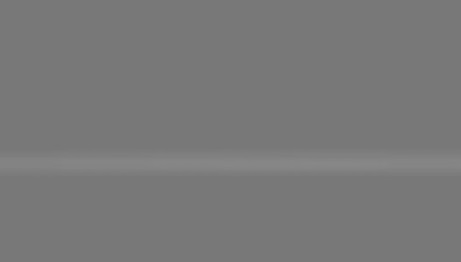
#> input picture data/input_image1.png, 461 x 262 px
$ python main.py
#> lines starting #> are read from the running program, lines starting #| are printed output that depends on the picture; after the words box and inside, x2 and y2 are one past the last pixel; in counts of white or black regions, pixels touching at a corner belong together
#> further down, input_image is the input picture: shape (262, 461); min 119, max 136, mean 120.9
### utils/dct.py
import numpy as np  # 导入NumPy库，用于数组操作
import cv2  # 导入OpenCV库，用于图像处理


def apply_dct(image):
    """
    对输入的图像进行离散余弦变换（DCT），并保留低频直流系数。

    参数：
        image (numpy.ndarray): 输入的灰度图像。

    返回：
        numpy.ndarray: DCT系数矩阵，其中仅保留低频分量。
    """
    # 对图像进行DCT变换，转换到频域
    # zy:DCT能够将图像数据转换到一个能量更加集中的域，从而便于压缩,通常在浮点数上进行计算，因为这样可以提供更好的数值稳定性和精度
    # cv2.dct():用于计算一维或二维的离散余弦变换
    # DCT变换后的系数可能会有正有负，而且由于变换的特性，大多数系数会集中在数组的左上角（对于二维DCT），这表示图像的能量主要集中在低频部分
    # 低频成分代表了图像中缓慢变化的区域
    dct_coeffs = cv2.dct(np.float32(image))

    # 保留频域中低频部分的直流分量
    # 将第一行以外的所有行置零，仅保留第一行
    dct_coeffs[1:, :] = 0
    # 将第一列以外的所有列置零，仅保留第一列
    dct_coeffs[:, 1:] = 0
#> dct_coeffs: shape (262, 461) float32; values 0 (black) and 42004.3 (white), 0% white in thin lines or dots, all inside (x1, y1, x2, y2) = (0, 0, 1, 1)

    # 返回处理后的DCT系数矩阵
    return dct_coeffs


def apply_idct(dct_coeffs):
    """
    基于DCT系数进行背景重建，通过逆DCT（IDCT）从频域回到空间域。

    参数：
        dct_coeffs (numpy.ndarray): DCT系数矩阵，其中仅保留低频分量。

    返回：
        numpy.ndarray: 重建的背景图像。
    """
    # 对DCT系数矩阵进行逆DCT变换，重建空间域中的背景图像
    # zy:在这种情况下，dct_coeffs 实际上只包含了图像的直流（DC）分量，而没有交流（AC）分量
    # 直流（DC）分量：这是图像的DCT变换中的第一个系数，代表了图像的平均亮度或灰度水平。它是一个图像的常数分量，即整个图像的亮度水平。
    # 交流（AC）分量：这些是DCT变换中的其他系数，代表了图像中的频率变化，如边缘、纹理等细节信息。如果这些分量为0，意味着图像中没有这些频率的变化
    # 当使用 cv2.idct 对这样的 dct_coeffs 矩阵进行逆变换时，你实际上是在重建图像的灰度图
    # 逆变换后得到的图像将是一个均匀的灰度图，其灰度值由DC分量决定
    return cv2.idct(dct_coeffs)

### utils/otsu.py
import cv2  # 导入OpenCV库，用于图像处理


def otsu_threshold(image):
    """
    使用Otsu方法对输入图像计算全局阈值。

    Otsu方法是一种自适应的阈值分割技术，
    通过最大化类间方差自动确定图像的最佳分割阈值。

    参数：
        image (numpy.ndarray): 输入的灰度图像。

    返回：
        float: 由Otsu方法计算的全局阈值。
    """
    # 使用OpenCV的threshold函数结合Otsu方法计算阈值
    # 参数解释：
    # - `0`: 手动阈值，此处不使用，Otsu方法会自动计算
    # - `255`: 阈值后的最大值（对应二值化后像素值为255）
    # - `cv2.THRESH_BINARY + cv2.THRESH_OTSU`: 使用Otsu自动阈值方法

    # zy:cv2.threshold函数来对一个图像进行二值化处理，并且自动计算二值化的阈值，使用的方法是基于大津法（Otsu's method）
    # cv2.THRESH_BINARY + cv2.THRESH_OTSU: 这是两个标志的组合，用于指定二值化的类型和阈值计算方法
    # THRESH_BINARY: 指定二值化类型为二进制二值化，即高于阈值的像素设置为最大值，低于阈值的像素设置为0
    # THRESH_OTSU: 指定使用Otsu's method自动计算阈值。Otsu's method通过最小化类内方差或等价地最大化类间方差来确定最优阈值
    # _, threshold: 这是函数的返回值,cv2.threshold函数返回两个值：二值化后的图像和计算出的阈值。
    # 在这里，我们只关心阈值，所以使用_（一个惯用的方式，表示我们不关心这个返回值）来接收二值化后的图像，而threshold变量将存储计算出的阈值
    _, threshold = cv2.threshold(image, 0, 255, cv2.THRESH_BINARY + cv2.THRESH_OTSU)
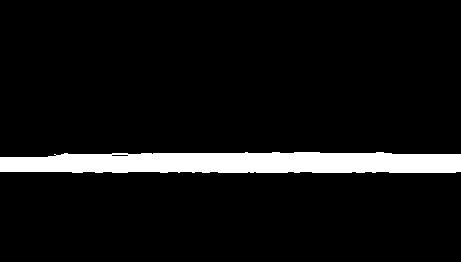
#> threshold: shape (262, 461); 7.2% white; 1 white region, box (x1, y1, x2, y2) and area: (0, 152, 461, 173) 8682

    # 返回计算得到的全局阈值
    return threshold

### utils/gamma_transform.py
import numpy as np  # 导入NumPy库，用于高效的数组和矩阵运算


def dual_gamma_transform(image, threshold, gamma1, gamma2):
    """
    对输入图像进行双γ分段指数变换，以增强对比度。

    根据Otsu方法计算的阈值，将图像的灰度值分为两个部分：
    1. 小于等于阈值的部分：使用γ1进行指数变换，增强背景区域。
    2. 大于阈值的部分：使用γ2进行指数变换，增强缺陷区域。

    参数：
        image (numpy.ndarray): 输入的灰度图像。
        threshold (float): 分段点的阈值，由Otsu方法计算得到。
        gamma1 (float): 用于背景部分的γ值，控制低灰度区域的对比度增强。
        gamma2 (float): 用于缺陷部分的γ值，控制高灰度区域的对比度增强。

    返回：
        numpy.ndarray: 经过双γ分段指数变换后的图像。
    """
#> called with gamma1 = 0.1, gamma2 = 1.8
    # 创建输入图像的副本，转换为浮点型以便进行指数运算
    result = np.copy(image).astype(np.float32)

    # 对灰度值小于等于阈值的部分，进行γ1指数变换
    # - 灰度值首先归一化到[0, 1]范围：result / 255
    # - 然后进行指数变换：result ** gamma1
    # - 再将值恢复到[0, 255]范围：* 255
    result[result <= threshold] = (result[result <= threshold] / 255) ** gamma1 * 255
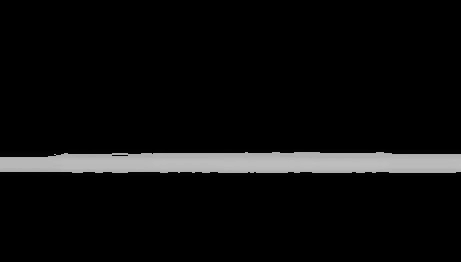
#> result: shape (262, 461) float32; min 0, max 192.1, mean 13.2

    # 对灰度值大于阈值的部分，进行γ2指数变换
    # - 处理逻辑同上，但使用γ2增强高灰度区域的对比度
    result[result > threshold] = (result[result > threshold] / 255) ** gamma2 * 255
#> result: shape (262, 461) float32; 3.01% of pixels changed, all inside (x1, y1, x2, y2) = (0, 149, 461, 177)

    # 返回结果图像，并将像素值类型转换回uint8（[0, 255]范围的8位整数）
    return np.uint8(result)

### utils/evaluation.py
import cv2
import numpy as np


def evaluate_detection_improved(original, detected,use_time,ground_truth):
    """
    改进的缺陷检测评价函数
    Args:
        original (numpy.ndarray): 原始图像
        detected (numpy.ndarray): 检测图像
    Returns:
        dict: 各评价指标结果
    """
    results = {}
    results["use_time"] = use_time

    # Otsu 阈值分割
    _, binary_mask = cv2.threshold(detected, 0, 255, cv2.THRESH_BINARY + cv2.THRESH_OTSU)
    binary_mask = binary_mask > 0  # 转换为布尔掩码

    # 计算前景（缺陷）和背景的平均像素值
    foreground_pixels = detected[binary_mask]
    background_pixels = detected[~binary_mask]

    if len(foreground_pixels) > 0 and len(background_pixels) > 0:
        # 缺陷区域对比度提升
        contrast_foreground = np.mean(foreground_pixels)
        contrast_background = np.mean(background_pixels)
        results["defect_contrast"] = round(contrast_foreground - contrast_background,4)

        # 缺陷区域面积比例
        results["defect_area_ratio"] = round(len(foreground_pixels) / detected.size , 6)

    else:
        results["defect_contrast"] = "Insufficient Data"
        results["defect_area_ratio"] = "Insufficient Data"

    # 增强图像的动态范围
    results["dynamic_range"] = round(detected.max() - detected.min(),4)

    # **新增：识别正确率计算**
    # 将检测结果和人工标注的真值掩码都转换为布尔数组
    detected_binary = binary_mask  # 检测结果布尔掩码
    ground_truth_binary = ground_truth > 0  # 真值掩码布尔化（255为缺陷区域）

    # 计算真阳性、假阳性、真阴性、假阴性
    true_positive = np.sum(detected_binary & ground_truth_binary)  # 检测到缺陷且确实是缺陷
    true_negative = np.sum(~detected_binary & ~ground_truth_binary)  # 检测到背景且确实是背景
    false_positive = np.sum(detected_binary & ~ground_truth_binary)  # 检测到缺陷但实际上是背景
    false_negative = np.sum(~detected_binary & ground_truth_binary)  # 检测到背景但实际上是缺陷

    # 计算正确率
    total_pixels = detected.size  # 图像的总像素数
    accuracy = round((true_positive + true_negative) / total_pixels, 6)
    results["accuracy"] = accuracy

    return results

### main.py
import time
import cv2  # OpenCV库，用于图像处理
import numpy as np  # NumPy库，用于数组和矩阵运算
import yaml  # PyYAML库，用于加载配置文件
from utils.dct import apply_dct, apply_idct  # 导入DCT和IDCT相关函数
from utils.otsu import otsu_threshold  # 导入Otsu阈值分割函数
from utils.gamma_transform import dual_gamma_transform  # 导入双γ分段指数变换函数
from utils.evaluation import evaluate_detection_improved  # 导入评估检测结果的函数
from utils.visualization import show_images,show_images2  # 导入用于可视化的函数

t_start = time.time()
# 加载配置文件，读取用户设置的参数
with open("config.yaml", "r") as f:
    config = yaml.safe_load(f)

# 加载输入图像，将其转换为灰度图像
input_image = cv2.imread("data/input_image1.png", cv2.IMREAD_GRAYSCALE)  ## cv2.IMREAD_GRAYSCALE: 这是一个标志，用于指定图像应该以灰度模式[0-255]读取
ground_truth = cv2.imread("data/ground_truth_mask1.png", cv2.IMREAD_GRAYSCALE)

# 步骤1：DCT处理和背景重建
# 对输入图像进行离散余弦变换（DCT），生成DCT系数矩阵
dct_coeffs = apply_dct(input_image)
# 对DCT系数进行逆变换（IDCT），生成重建的背景图像
background = apply_idct(dct_coeffs)

# 确保输入和背景图像的数据类型一致
input_image = input_image.astype(np.float32)  # 转换输入图像为浮点型
background = background.astype(np.float32)   # 转换背景图像为浮点型

# 步骤2：提取Mura缺陷区域
# 将原始图像减去背景图像，提取出Mura缺陷区域
mura_image = cv2.subtract(input_image, background)

# 将结果裁剪到[0, 255]范围，并转换回uint8格式，便于后续处理和保存
mura_image = np.clip(mura_image, 0, 255).astype(np.uint8)

# 步骤3：Otsu阈值分割和双γ分段指数变换
# 使用Otsu方法计算最佳阈值，用于分割Mura缺陷区域和背景
threshold = otsu_threshold(mura_image)
# 对Mura图像进行对比度增强，通过双γ分段指数变换分别处理背景和缺陷区域
enhanced_image = dual_gamma_transform(
    mura_image,
    threshold,
    config["parameters"]["gamma1"],  # 配置中指定的γ1值
    config["parameters"]["gamma2"]  # 配置中指定的γ2值
)
t_end = time.time()
use_time =round((t_end - t_start), 3)


# 步骤4：保存结果图像
# 保存重建的背景图像
cv2.imwrite("data/reconstructed_image.png", background)
# 保存对比度增强后的Mura检测图像
cv2.imwrite("data/output_mura_image.png", mura_image)
cv2.imwrite("data/output_mura_detected.png", enhanced_image)
# 设置标题和字体参数
font = cv2.FONT_HERSHEY_SIMPLEX
font_scale = 0.5
font_color = (255, 255, 255)  # 白色
line_type = 1
margin = 10  # 图片之间的间隔
title_height = 30  # 标题区域的高度

# 为每张图片添加标题
titles = ["Input Image","Background","Mura Image", "Enhanced Image"]
final_images = []

for i, image in enumerate([input_image, background,mura_image, enhanced_image]):
    # 创建标题区域的空白图像
    title_img = np.zeros((title_height, image.shape[1]), dtype=np.uint8)
    cv2.putText(title_img, titles[i], (10, int(0.5 * title_height)), font, font_scale, font_color, line_type)

    # 将标题区域和图片垂直拼接
    combined = np.vstack((title_img, image))
    final_images.append(combined)
#> this loop made 4 passes
#> pass 1, `combined = np.vstack((title_img, image))`:
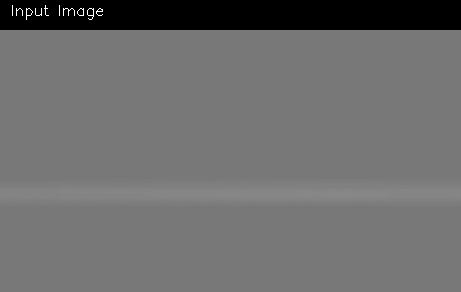
#> combined: shape (292, 461) float32; min 0, max 255, mean 108.8
#> pass 3, `combined = np.vstack((title_img, image))`:
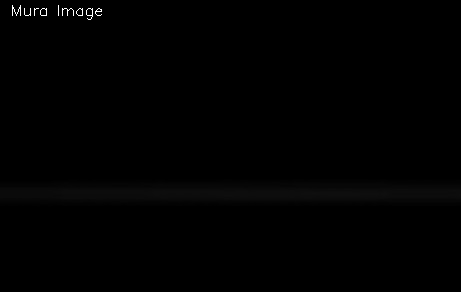
#> combined: shape (292, 461); min 0, max 255, mean 1.1
#> after the loop:
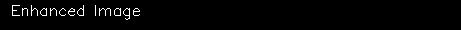
#> title_img: shape (30, 461); 2.1% white in thin lines or dots, all inside (x1, y1, x2, y2) = (12, 5, 140, 20)
#> after the loop, final_images = 4 items

# 水平拼接图片，每张图片之间添加一定距离
combined_image = final_images[0]
for img in final_images[1:]:
    combined_image = np.hstack((combined_image, np.zeros((img.shape[0], margin), dtype=np.uint8), img))
#> this loop made 3 passes
#> pass 1, `combined_image = np.hstack((combined_image, np.zeros((img.shape[0], ma..`:
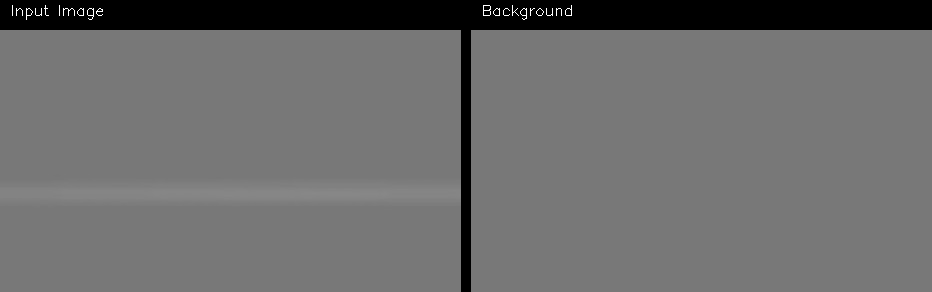
#> combined_image: shape (292, 932) float32; min 0, max 255, mean 107.7
#> pass 3, `combined_image = np.hstack((combined_image, np.zeros((img.shape[0], ma..`:
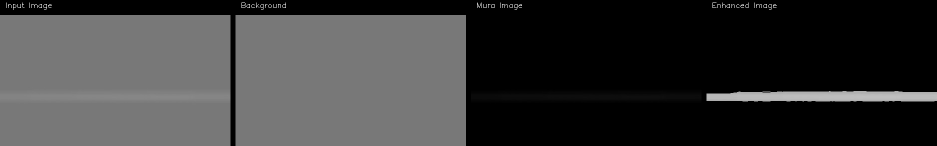
#> combined_image: shape (292, 1874) float32 (shown at 1/2 size); min 0, max 255, mean 56.8

# 保存最终拼接的图片
cv2.imwrite("data/output_combined.png", combined_image)

# 步骤5：评估检测结果
'''加载人工标注的真值掩码图像,从json文件转为PNG文件（一次性）
# [41 lines of commented-out code are left out]
'''

metrics = evaluate_detection_improved(input_image, enhanced_image,use_time,ground_truth)
#> in evaluate_detection_improved, `foreground_pixels = detected[binary_mask]`: foreground_pixels = 8682 values, max 192 at index 4597, min 172 at index 0, mean 182
#> in evaluate_detection_improved, `contrast_foreground = np.mean(foreground_pixels)`: contrast_foreground = 182
#> in evaluate_detection_improved, `contrast_background = np.mean(background_pixels)`: contrast_background = 0
#> (the run stopped early here; a loop or call above may not have finished)

$ run again, with data/input_image3.png copied over data/input_image1.png
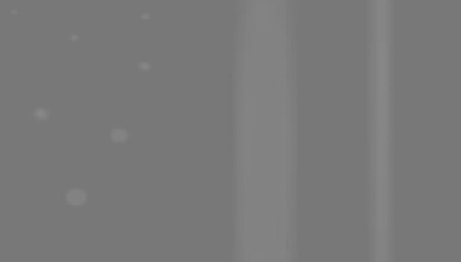
#> input picture data/input_image3.png, 461 x 262 px
#> input_image is the input picture: shape (262, 461); min 118, max 137, mean 121.7
#> threshold: shape (262, 461); 16.1% white; 13 white regions (5 under 20 px), largest, box (x1, y1, x2, y2) and area: (237, 0, 296, 262) 13842, (370, 0, 391, 262) 4904, (67, 189, 86, 205) 261
#> in dual_gamma_transform, `result[result <= threshold] = (result[result <= threshold] / 255) ** g..`:
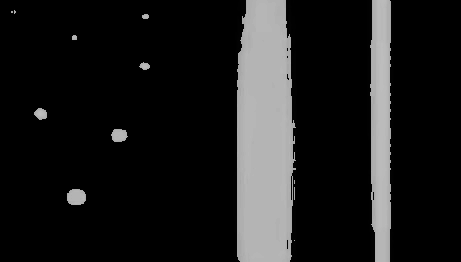
#> result: shape (262, 461) float32; min 0, max 192.1, mean 28.9
#> the loop `for i, image in enumerate([input_image, background,mura_image, enhance..` made 4 passes
#> after the loop `for i, image in enumerate([input_image, background,mura_image, enhance..`: final_images = 4 items
#> the loop `for img in final_images[1:]:` made 3 passes
#> pass 3, `combined_image = np.hstack((combined_image, np.zeros((img.shape[0], ma..`:
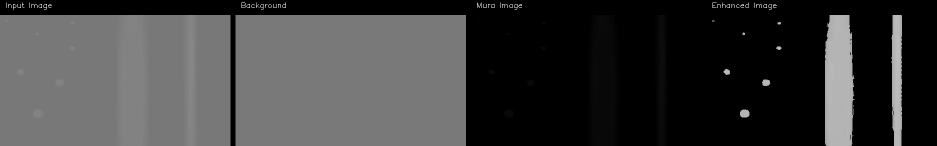
#> combined_image: shape (292, 1874) float32 (shown at 1/2 size); min 0, max 255, mean 60.8
#> foreground_pixels = 19437 values, max 192 at index 8031, min 168 at index 0, mean 178.7
#> contrast_foreground = 178.7
#> contrast_background = 0

$ run again, with data/input_image4.png copied over data/input_image1.png
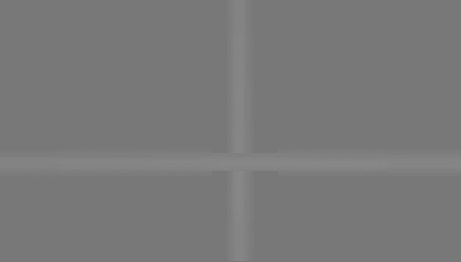
#> input picture data/input_image4.png, 461 x 262 px
#> input_image is the input picture: shape (262, 461); min 119, max 136, mean 121.3
#> threshold: shape (262, 461); 9.9% white; 3 white regions (2 under 20 px), largest, box (x1, y1, x2, y2) and area: (0, 0, 461, 261) 11967
#> in dual_gamma_transform, `result[result <= threshold] = (result[result <= threshold] / 255) ** g..`:
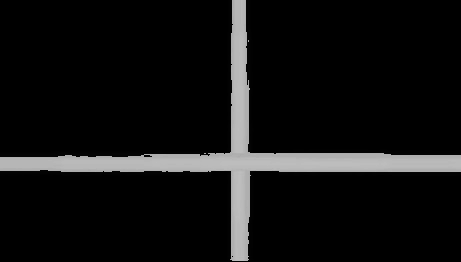
#> result: shape (262, 461) float32; min 0, max 190.8, mean 18.1
#> the loop `for i, image in enumerate([input_image, background,mura_image, enhance..` made 4 passes
#> after the loop `for i, image in enumerate([input_image, background,mura_image, enhance..`: final_images = 4 items
#> the loop `for img in final_images[1:]:` made 3 passes
#> pass 3, `combined_image = np.hstack((combined_image, np.zeros((img.shape[0], ma..`:
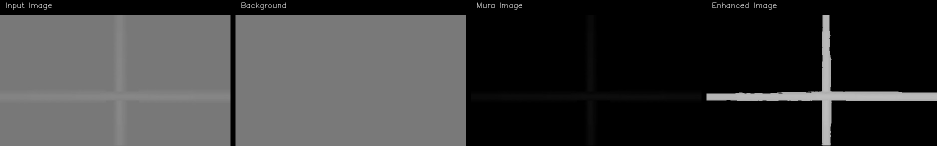
#> combined_image: shape (292, 1874) float32 (shown at 1/2 size); min 0, max 255, mean 58.2
#> foreground_pixels = 11971 values, max 190 at index 6670, min 172 at index 0, mean 181.3
#> contrast_foreground = 181.3
#> contrast_background = 0
